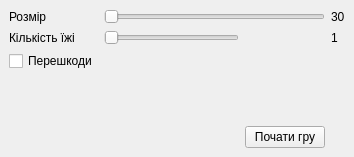
<?xml version="1.0" encoding="UTF-8"?>
<ui version="4.0">
 <class>SettingsWindow</class>
 <widget class="QMainWindow" name="SettingsWindow">
  <property name="geometry">
   <rect>
    <x>0</x>
    <y>0</y>
    <width>354</width>
    <height>157</height>
   </rect>
  </property>
  <property name="windowTitle">
   <string>MainWindow</string>
  </property>
  <property name="windowIcon">
   <iconset>
    <normaloff>C:/Users/Vsevolod/Documents/Snake/Images/Snake-Clipart_13.png</normaloff>C:/Users/Vsevolod/Documents/Snake/Images/Snake-Clipart_13.png</iconset>
  </property>
  <widget class="QWidget" name="centralwidget">
   <layout class="QGridLayout" name="gridLayout">
    <item row="4" column="2">
     <widget class="QPushButton" name="pushButton">
      <property name="text">
       <string>Почати гру</string>
      </property>
     </widget>
    </item>
    <item row="3" column="0">
     <spacer name="verticalSpacer">
      <property name="orientation">
       <enum>Qt::Vertical</enum>
      </property>
      <property name="sizeHint" stdset="0">
       <size>
        <width>20</width>
        <height>40</height>
       </size>
      </property>
     </spacer>
    </item>
    <item row="0" column="0">
     <widget class="QLabel" name="label">
      <property name="text">
       <string>Розмір</string>
      </property>
     </widget>
    </item>
    <item row="0" column="1" colspan="2">
     <widget class="QSlider" name="horizontalSlider">
      <property name="minimum">
       <number>30</number>
      </property>
      <property name="maximum">
       <number>100</number>
      </property>
      <property name="orientation">
       <enum>Qt::Horizontal</enum>
      </property>
     </widget>
    </item>
    <item row="0" column="3">
     <widget class="QLabel" name="label_2">
      <property name="text">
       <string>30</string>
      </property>
     </widget>
    </item>
    <item row="2" column="0">
     <widget class="QCheckBox" name="checkBox">
      <property name="text">
       <string>Перешкоди</string>
      </property>
      <property name="checkable">
       <bool>true</bool>
      </property>
      <property name="checked">
       <bool>false</bool>
      </property>
     </widget>
    </item>
    <item row="1" column="0">
     <widget class="QLabel" name="label_3">
      <property name="text">
       <string>Кількість їжі</string>
      </property>
     </widget>
    </item>
    <item row="1" column="3">
     <widget class="QLabel" name="label_4">
      <property name="text">
       <string>1</string>
      </property>
     </widget>
    </item>
    <item row="1" column="1">
     <widget class="QSlider" name="horizontalSlider_2">
      <property name="minimum">
       <number>1</number>
      </property>
      <property name="maximum">
       <number>5</number>
      </property>
      <property name="orientation">
       <enum>Qt::Horizontal</enum>
      </property>
     </widget>
    </item>
   </layout>
  </widget>
 </widget>
 <resources/>
 <connections/>
</ui>
